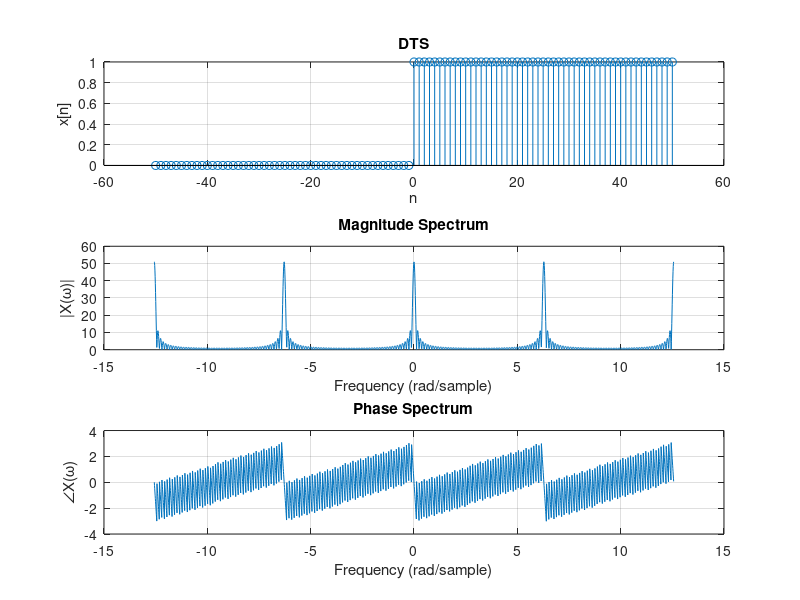

This chart was generated by the following MATLAB code:
clear;
close all;
clc;

n = -50:50;
y = zeros(1, length(n)); % Initialize properly

for ii = 1:length(n)
    if n(ii) >= 0
        y(ii) = 1;
    else
        y(ii) = 0;
    end
end

subplot(3,1,1);
stem(n, y);
xlabel('n');
ylabel('x[n]');
title('DTS');
grid on;

omega = -4*pi:0.01:4*pi;
X = [];  % Empty vector for storing DTFT results

for a = 1:length(omega)
    xtemp = 0; % Initialize as scalar zero, not a vector
    for b = 1:length(n)
        xtemp = xtemp + y(b) * exp(-1j*omega(a)*n(b));
    end
    X = [X xtemp];
end



% Magnitude
magX = abs(X);
subplot(3,1,2);
plot(omega, magX);
grid on;
xlabel('Frequency (rad/sample)');
ylabel('|X(ω)|');
title('Magnitude Spectrum');

% Phase
angX = angle(X);
subplot(3,1,3);
plot(omega, angX);
grid on;
xlabel('Frequency (rad/sample)');
ylabel('∠X(ω)');
title('Phase Spectrum');
